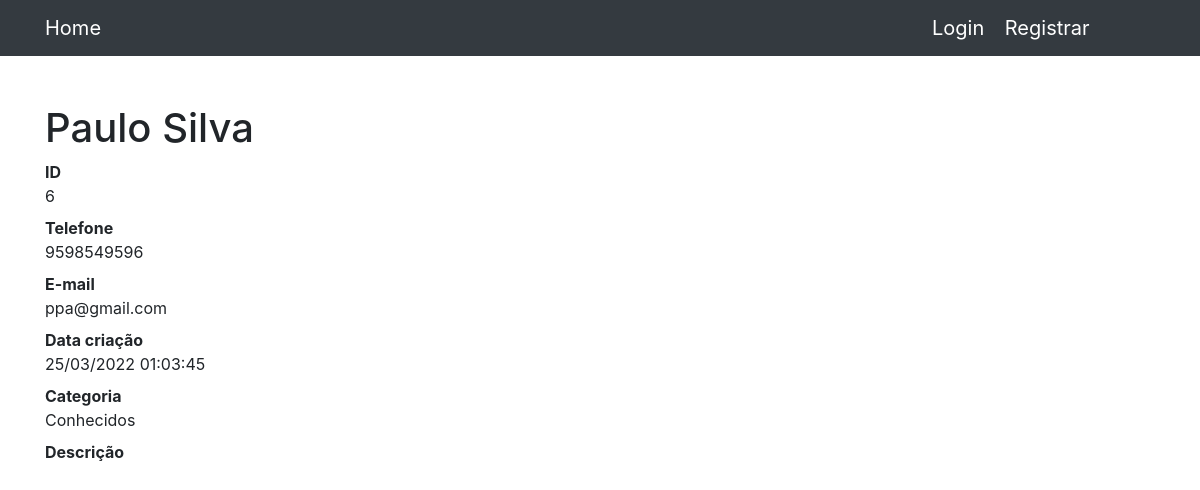
Page /6 on the committed database.
### contatos/models.py (models this page shows, shortened)
class Contato(models.Model):
    nome = models.CharField(max_length=255)
    sobrenome = models.CharField(max_length=255, blank=True)
    telefone = models.CharField(max_length=255)
    email = models.CharField(max_length=255, blank=True)
    data_criacao = models.DateTimeField(default=timezone.now)
    descicao = models.TextField(blank=True)
    categoria = models.ForeignKey(Categoria, on_delete=models.DO_NOTHING)
    mostrar = models.BooleanField(default=True)
    foto = models.ImageField(blank=True, upload_to='fotos/%Y/%m/%d')

class Categoria(models.Model):
    nome = models.CharField(max_length=255)
    def __str__(self) -> str:
        return self.nome

### contatos/views.py (the view)
# urls.py: path('<int:contato_id>', views.ver_contato, name='ver_contato'),
def ver_contato(request, contato_id):
    contato = get_object_or_404(Contato, id=contato_id)
    return render(request, 'contatos/ver_contato.html', {
        'contato': contato
})

### contatos/templates/contatos/ver_contato.html (shortened to what this page needs)
{% extends 'base.html' %}
{% block conteudo %}
    <h1 class="mt-5">{{ contato.nome }} {{ contato.sobrenome }}</h1>
    <dl>
        <dt>ID</dt>
        <dd>{{ contato.id }}</dd>
        <dt>Telefone</dt>
        <dd>{{ contato.telefone }}</dd>
        <dt>E-mail</dt>
        <dd>{{ contato.email }}</dd>
        <dt>Data criação</dt>
        <dd>{{ contato.data_criacao|date:'d/m/Y H:m:s ' }}</dd>
        <dt>Categoria</dt>
        <dd>{{ contato.categoria }}</dd>
        <dt>Descrição</dt>
    </dl>
{%endblock%}

### rows in the picture
Contato: nome "Paulo", sobrenome "Silva", id "6", telefone "9598549596", email "ppa@gmail.com", data_criacao "25/03/2022 01:03:45", categoria "Conhecidos"
